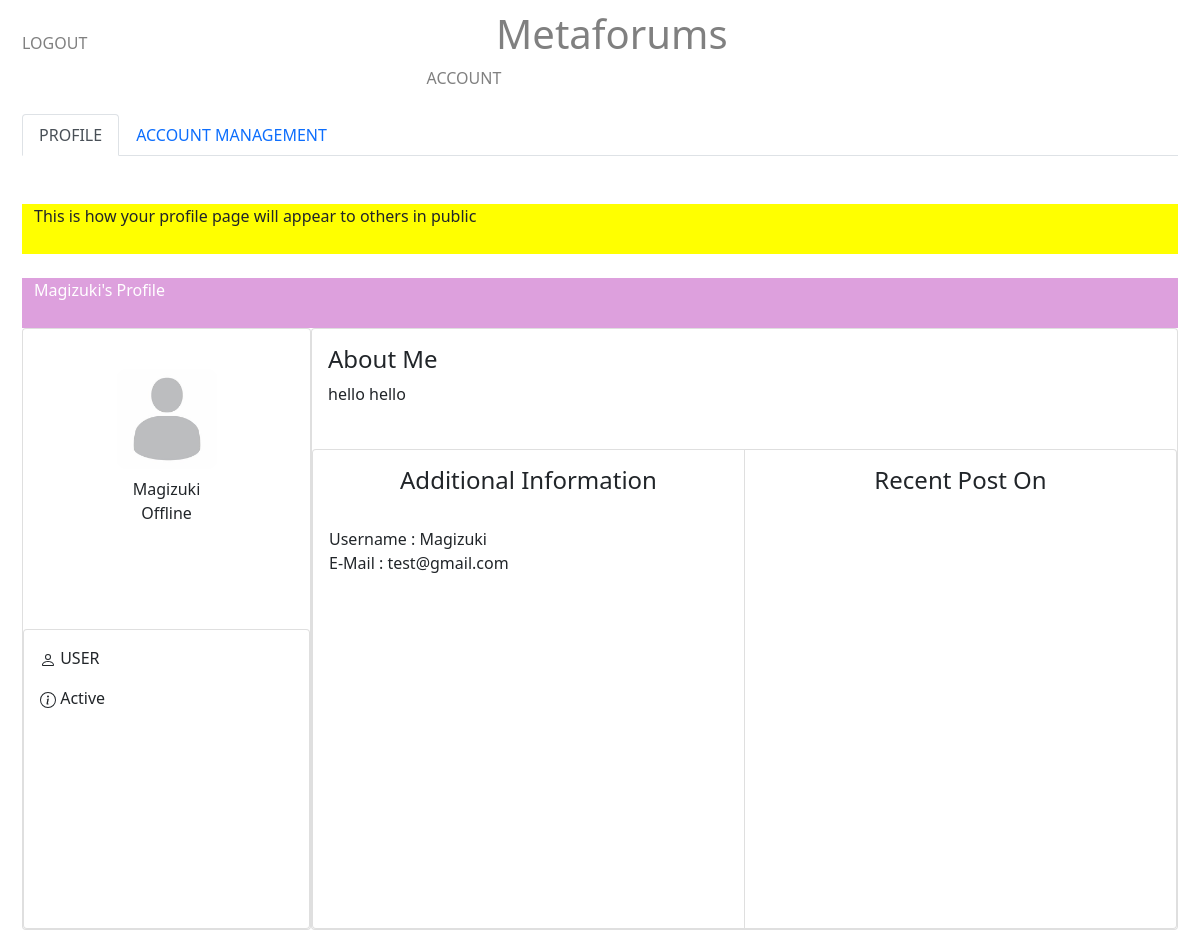
Page /views/account/MyProfile.php (signed in) on the committed database.
### tables this page shows
CREATE TABLE `user` (
  `id` int(11) NOT NULL,
  `email` varchar(255) NOT NULL,
  `username` varchar(255) NOT NULL,
  `pass` varchar(255) NOT NULL,
  `roles` varchar(20) NOT NULL,
  `onlinestatus` varchar(20) NOT NULL,
  `avatar` varchar(255) DEFAULT NULL,
  `emailverifystatus` tinyint(1) NOT NULL,
  `logindate` datetime DEFAULT NULL,
  `moderationstatus` varchar(30) NOT NULL,
  `address` varchar(255) DEFAULT NULL,
  `aboutme` varchar(255) DEFAULT NULL
);

### models/user.php (called while the page is built, shortened)
<?php
class user
{
    private $username;
    private $email;
    private $roles;
    private $onlinestatus;
    private $avatar;
    private $moderationstatus;
    function get_username()
    {
        return $this->username;
    }
    function set_username($username)
    {
        $this->username = $username;
    }
    function get_email()
    {
        return $this->email;
    }
    function set_email($email)
    {
        $this->email = $email;
    }
    function get_roles()
    {
        return $this->roles;
    }
    function set_roles($roles)
    {
        $this->roles = $roles;
    }
    function get_onlinestatus()
    {
        return $this->onlinestatus;
    }
    function set_onlinestatus($onlinestatus)
    {
        $this->onlinestatus = $onlinestatus;
    }
    function get_avatar()
    {
        return $this->avatar;
    }
    function set_avatar($avatar)
    {
        $this->avatar = $avatar;
    }
    function get_moderationstatus()
    {
        return $this->moderationstatus;
    }
    function set_moderationstatus($moderationstatus)
    {
        $this->moderationstatus = $moderationstatus;
    }
}
?>

### views/account/MyProfile.php (the view, shortened to what this page needs)
<?php
    include("../../Servers/db.php");
?>
<!DOCTYPE html>
<html lang="en">
<head>
    <link href="https://cdn.jsdelivr.net/npm/bootstrap@5.0.0-beta2/dist/css/bootstrap.min.css" rel="stylesheet">
</head>
<body>
<?php
    require_once("../../layouts/header.php");
    require_once("../..//models/user.php");
    $id = $_SESSION["UserID"];
    $query_getUser = "SELECT * FROM user WHERE id = '$id'";
    $result_getUser = mysqli_query($conn, $query_getUser);
    $row = mysqli_fetch_assoc($result_getUser);
    $user = new user();
    $user->set_id($row['id']);
    $user->set_username($row['username']);
    $user->set_email($row['email']);
    $user->set_roles($row['roles']);
    $user->set_onlinestatus($row['onlinestatus']);
    $user->set_avatar($row['avatar']);
    $user->set_moderationstatus($row['moderationstatus']);
    $user->set_logindate($row['logindate']);
    $user->set_emailverifystatus($row['emailverifystatus']);
?>
    <br>
    <div class="container-fluid">
        <ul class="nav nav-tabs">
            <li class="nav-item">
                <a id="Profile_TabLink" class="nav-link" href="javascript:generate_Data(event,'Profile');">PROFILE</a>
            </li>
            <li class="nav-item">
                <a id="AccountManagement_TabLink" class="nav-link" href="javascript:generate_Data(event,'Account_Management');">ACCOUNT MANAGEMENT</a>
            </li>
        </ul>
    </div>
    <br>
    <div id="Profile" class="container-fluid">
        <br>
        <div class="container-fluid" style="background-color: yellow; height: 50px; width: 100%;">
            <span>This is how your profile page will appear to others in public</span>
        </div>
        <br>
        <div class="container-fluid" style="background-color: plum; height: 50px;">
            <span style="color: white;"><?php echo $user->get_username();?>'s Profile</span>
        </div>
        <div class="card-group" style="height: 100%; width: inherit;">
            <div class="row" style="width: inherit; margin: 0px;">
                <div class="card col-lg-3" style="padding:0px;height: 100%;">
                    <div class="card-body" style="height: 300px; margin: auto; text-align: center;">
                        <br>
                        <img class="card-title" src="<?php echo $user->get_avatar(); ?>" alt="Profile Image" style="border-radius: 10px; width: 100px; height: 100px; text-align:center">
                        <br>
                        <span class="card-text"> <?php echo $user->get_username();?></span>
                        <br>
                        <span class="card-text"><?php echo $user->get_onlinestatus();?></span>
                    </div>
                    <div class="card" style="height: 300px;" >
                        <div class="card-body">
                            <p class="card-text"><?php echo " ".$user->get_roles(); ?></span>
                            <p class="card-text"><?php echo " ".$user->get_moderationstatus(); ?></span>
                        </div>
                    </div>
                </div>
                <div class="card col-lg-8" style="padding:0px; width: 75%; height: 100%">
                    <div class="card-body">
                        <h4 class="card-title">About Me</h4>
                        <p class="card-text"><?php echo $row['aboutme']; ?></p>
                    </div>
                    <div class="card-group" style="height: 80%;">
                        <div class="card">
                            <div class="card-body"  >
                                <h4 class="card-title" style="text-align: center;">Additional Information</h4>
                                <br>
                                <span class="card-text"><?php echo "Username    : ".$user->get_username(); ?></span>
                                <br>
                                <span class="card-text"><?php echo "E-Mail      : ".$user->get_email(); ?></span>
                            </div>
                        </div>
                        <div class="card">
                            <div class="card-body">
                                <h4 class="card-title" style="text-align: center;">Recent Post On</h4>
                                <br>
                            </div>
                        </div>
                    </div>
                </div>
            </div>
        </div>
    </div>
    <br>
</body>
</html>

### views/account/MyProfile.php (style rules this page uses)
a { text-decoration: none; color: gray; }
body { margin: 10px; }

### rows in the picture
user: username "Magizuki", avatar (placeholder picture), onlinestatus "Offline", roles "USER", moderationstatus "Active", aboutme "hello hello", email "test@gmail.com"
